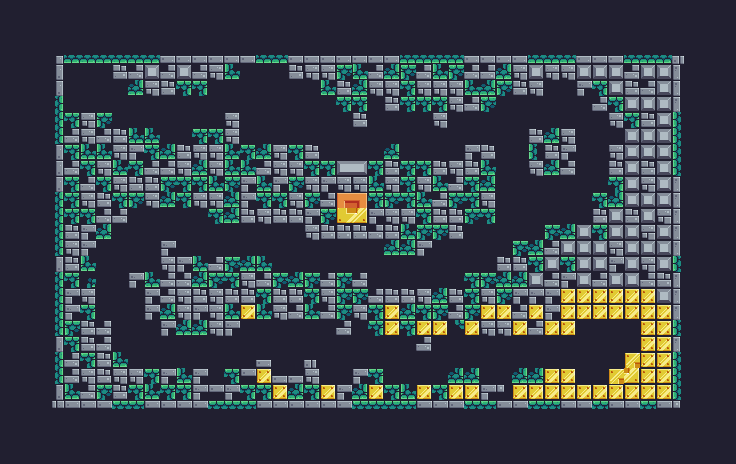

Rendered tile map (Tiled .tmx) drawn with the repository's tilesets; below, a short description and the map source with its tile grids summarised:
An orthogonal 46x29 tile map with 16x16 px tiles, 1 tile layer (Tile Layer 1) and 100 objects (4x Fruit, 3x Turtle, Checkpoint, Player).

<map version="1.10" tiledversion="1.10.2" orientation="orthogonal" renderorder="right-down" width="46" height="29" tilewidth="16" tileheight="16" infinite="0" nextlayerid="5" nextobjectid="110">
 <tileset firstgid="1" source="Pixel Adventure.tsx" />
 <layer id="1" name="Tile Layer 1" width="46" height="29">
  <data>[1334 cells, 1334 non-empty, 33 distinct tile ids]</data>
 </layer>
 <objectgroup id="2" name="Collisions">
  <object id="1" x="112" y="64" width="16" height="16" />
  <object id="2" x="128" y="80" width="80" height="16" />
  <object id="3" x="208" y="64" width="32" height="16" />
  <object id="5" x="304" y="64" width="16" height="16" />
  <object id="6" x="320" y="80" width="16" height="16" />
  <object id="7" x="336" y="96" width="16" height="16" />
  <object id="9" x="352" y="96" width="16" height="16" />
  <object id="10" x="368" y="80" width="16" height="16" />
  <object id="11" x="384" y="96" width="48" height="16" />
  <object id="12" x="432" y="112" width="16" height="16" />
  <object id="13" x="448" y="96" width="48" height="16" />
  <object id="14" x="496" y="80" width="48" height="16" />
  <object id="15" x="544" y="64" width="32" height="16" />
  <object id="16" x="576" y="80" width="32" height="16" />
  <object id="17" x="592" y="96" width="32" height="16" />
  <object id="18" x="608" y="112" width="32" height="16" />
  <object id="19" x="624" y="128" width="16" height="16" />
  <object id="20" x="608" y="144" width="16" height="48" />
  <object id="21" x="592" y="192" width="16" height="32" />
  <object id="22" x="560" y="224" width="32" height="16" />
  <object id="23" x="512" y="240" width="32" height="16" />
  <object id="24" x="496" y="256" width="16" height="16" />
  <object id="25" x="464" y="272" width="32" height="16" />
  <object id="26" x="368" y="288" width="96" height="16" />
  <object id="27" x="272" y="272" width="96" height="16" />
  <object id="28" x="176" y="256" width="96" height="16" />
  <object id="29" x="160" y="240" width="16" height="32" />
  <object id="30" x="128" y="272" width="32" height="16" />
  <object id="31" x="144" y="288" width="16" height="32" />
  <object id="32" x="160" y="320" width="80" height="16" />
  <object id="33" x="240" y="304" width="64" height="16" />
  <object id="35" x="352" y="304" width="16" height="16" />
  <object id="36" x="368" y="320" width="48" height="16" />
  <object id="37" x="416" y="336" width="16" height="16" />
  <object id="38" x="432" y="320" width="16" height="16" />
  <object id="39" x="448" y="320" width="80" height="16" />
  <object id="40" x="64" y="112" width="48" height="16" />
  <object id="41" x="112" y="128" width="48" height="16" />
  <object id="42" x="160" y="144" width="32" height="16" />
  <object id="43" x="192" y="128" width="32" height="16" />
  <object id="44" x="224" y="112" width="16" height="32" />
  <object id="45" x="240" y="144" width="48" height="16" />
  <object id="47" x="304" y="144" width="16" height="16" />
  <object id="48" x="320" y="160" width="16" height="64" />
  <object id="49" x="368" y="160" width="16" height="64" />
  <object id="50" x="320" y="224" width="64" height="16" />
  <object id="51" x="384" y="144" width="16" height="16" />
  <object id="52" x="400" y="160" width="64" height="16" />
  <object id="53" x="464" y="144" width="32" height="16" />
  <object id="54" x="480" y="160" width="16" height="64" />
  <object id="55" x="464" y="208" width="16" height="16" />
  <object id="56" x="432" y="224" width="32" height="16" />
  <object id="57" x="384" y="240" width="48" height="16" />
  <object id="58" x="304" y="224" width="16" height="16" />
  <object id="59" x="208" y="208" width="112" height="16" />
  <object id="60" x="112" y="192" width="112" height="16" />
  <object id="61" x="112" y="208" width="16" height="16" />
  <object id="62" x="96" y="224" width="16" height="16" />
  <object id="63" x="80" y="240" width="16" height="80" />
  <object id="64" x="96" y="320" width="16" height="32" />
  <object id="65" x="112" y="352" width="16" height="16" />
  <object id="66" x="128" y="368" width="80" height="16" />
  <object id="67" x="208" y="384" width="16" height="16" />
  <object id="68" x="224" y="368" width="32" height="16" />
  <object id="69" x="256" y="352" width="16" height="32" />
  <object id="70" x="272" y="384" width="32" />
  <object id="71" x="304" y="368" width="16" height="16" />
  <object id="72" x="320" y="384" width="32" height="16" />
  <object id="73" x="352" y="368" width="32" height="16" />
  <object id="74" x="384" y="384" width="64" height="16" />
  <object id="75" x="528" y="128" width="48" height="48" />
  <object id="84" x="288" y="64" width="16" height="16" />
  <object id="85" x="288" y="144" width="16" height="16" />
  <object id="86" x="336" y="320" width="16" height="16" />
  <object id="87" x="48" y="48" width="16" height="368" />
  <object id="88" x="672" y="48" width="16" height="368" />
  <object id="89" x="64" y="48" width="608" height="16" />
  <object id="90" x="64" y="400" width="608" height="16" />
  <object id="91" x="448" y="368" width="32" height="16" />
  <object id="92" x="480" y="384" width="32" height="16" />
  <object id="93" x="512" y="368" width="16" height="16" />
  <object id="95" x="528" y="368" width="48" height="16" />
  <object id="96" x="528" y="320" width="48" height="16" />
  <object id="97" x="304" y="304" width="16" height="16" />
  <object id="98" x="576" y="304" width="80" height="16" />
  <object id="99" x="640" y="320" width="16" height="80" />
  <object id="100" x="560" y="384" width="80" height="16" />
  <object id="101" x="336" y="160" width="32" height="16" />
  <object id="102" x="352" y="112" width="16" height="16" />
  <object id="103" x="304" y="352" width="16" height="16" />
 </objectgroup>
 <objectgroup id="3" name="Spawnpoints">
  <object id="77" name="Turtle" type="Turtle" x="272" y="352" width="32" height="32" />
  <object id="79" name="Turtle" type="Turtle" x="528" y="208" width="32" height="32" />
  <object id="80" name="Checkpoint" type="Checkpoint" x="576" y="320" width="64" height="64" />
  <object id="81" name="Turtle" type="Turtle" x="240" y="112" width="32" height="32" />
  <object id="82" name="Player" type="Player" x="64" y="80" width="32" height="32" />
  <object id="104" name="Melon" type="Fruit" x="528" y="96" width="32" height="32" />
  <object id="105" name="Bananas" type="Fruit" x="160" y="112" width="32" height="32" />
  <object id="106" name="Orange" type="Fruit" x="275" y="240" width="32" height="32" />
  <object id="107" x="128" y="256" width="32" height="32" />
  <object id="108" name="Cherries" type="Fruit" x="480" y="352" width="32" height="32" />
 </objectgroup>
</map>
